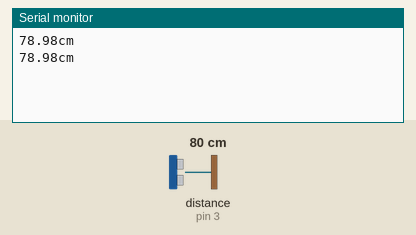
Simulated run of this sketch. Board: Arduino Uno, built with avr-gcc and run on an emulated ATmega328P. Shown: the last lines printed to the serial monitor. Wiring (inferred from the names in the program): ultrasonic range finder: trigger pin 2; echo pin 3. The inputs (shaded band) are chosen by the test bench; at power-on: distance to the obstacle (sensor on pin 3) 80 cm. The echo pulse lasts 58.3 µs per cm.

Above: at 1.8 s.
1.9 s: distance to the obstacle (sensor on pin 3) set to 2 cm
At 2.8 s:
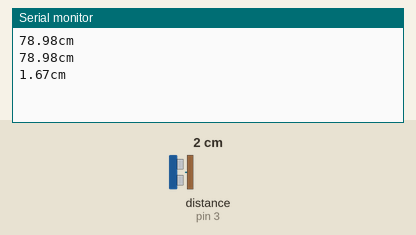
3.4 s: distance to the obstacle (sensor on pin 3) set to 4 cm
At 4.6 s:
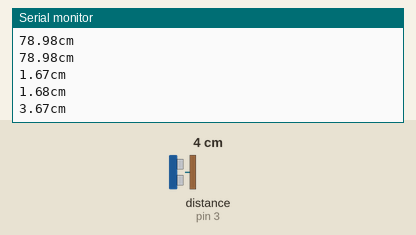
Timing chart, 0 to 6.4 s (numbered marks = the images above; inputs shaded):
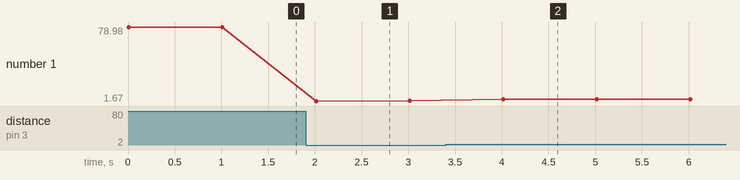

The sketch:

sketch_feb22a.ino
```cpp
#define TrigPin 2
#define EchoPin 3

float Value_cm;

void setup() {
  Serial.begin(19200);
  pinMode(TrigPin, OUTPUT);
  pinMode(EchoPin, INPUT);
}

void loop() {
  digitalWrite(TrigPin, LOW); //低高低电平发一个短时间脉冲去TrigPin
  delayMicroseconds(2);
  digitalWrite(TrigPin, HIGH);
  delayMicroseconds(10);
  digitalWrite(TrigPin, LOW);
  Value_cm = float( pulseIn(EchoPin, HIGH) * 17 ) / 1000;
  //读取一个引脚的脉冲（HIGH或LOW）。例如，如果value是HIGH，pulseIn()会等待引脚变为HIGH，开始计时，再等待引脚变为LOW并停止计时。
  //接收到的高电平的时间(us)*340m/s/2=接收到高电平的时间(us)*17000cm/1000000us = 接收到高电平的时间*17/1000(cm)
  Serial.print(Value_cm);
  Serial.println("cm");
  delay(1000);
}
```

Measured:
- after the input at 1.9 s, the serial monitor: prints a new line after 0.11 s (image 1)
- after the input at 3.4 s, the serial monitor: prints a new line after 0.61 s (image 2)
- plotted number 1: 78.98 → 1.68 after the input at 1.9 s, 1.68 → 3.67 after the input at 3.4 s
